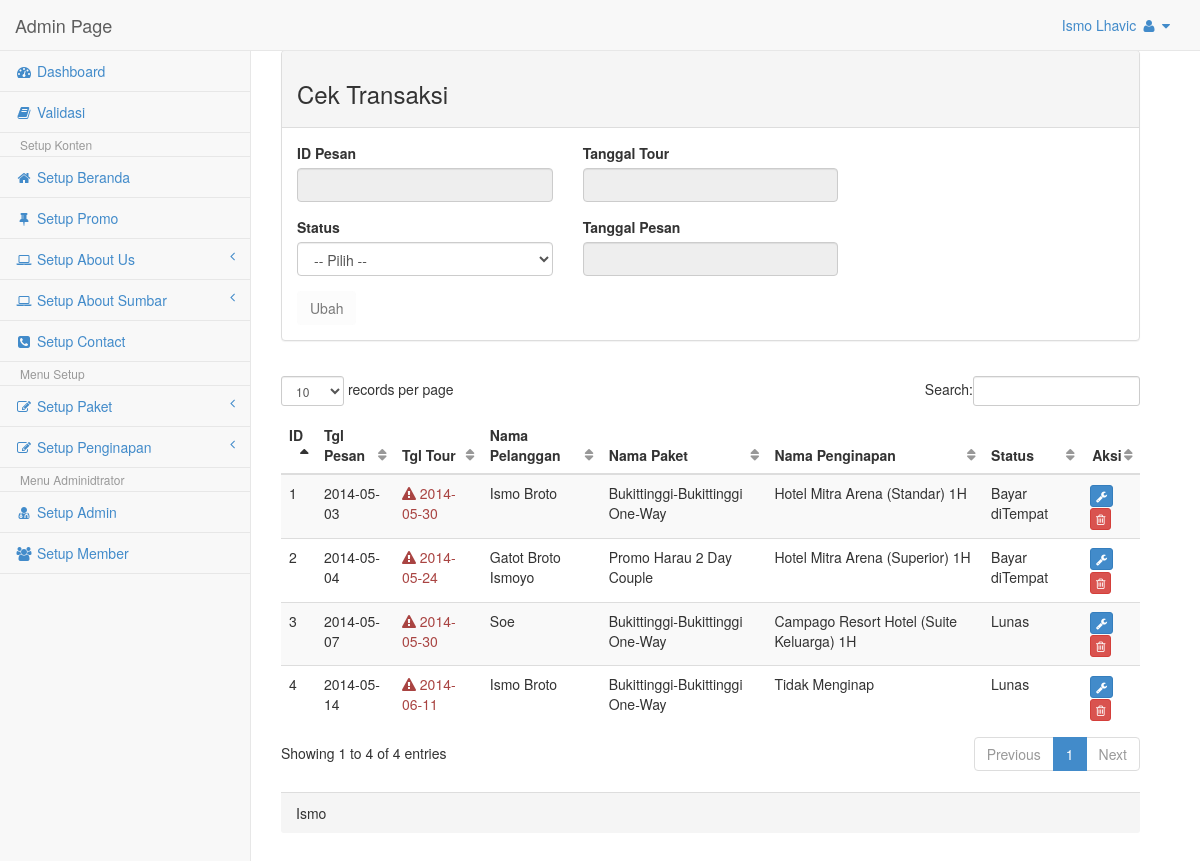
/Admin/cekTransaksi.php (signed in), run on the app's committed database.
### tables this page shows
CREATE TABLE IF NOT EXISTS `tbl_pesan` (
  `id_pesan` int(11) NOT NULL AUTO_INCREMENT,
  `id_user` int(11) NOT NULL,
  `id_paket` int(11) NOT NULL,
  `id_hotel` int(11) NOT NULL,
  `tgl_pesan` date NOT NULL,
  `tgl_tour` date NOT NULL,
  `status` char(2) NOT NULL DEFAULT 'S1',
  PRIMARY KEY (`id_pesan`)
);

CREATE TABLE IF NOT EXISTS `tbl_user` (
  `id_user` int(11) NOT NULL AUTO_INCREMENT,
  `nama_user` varchar(30) NOT NULL,
  `email_user` varchar(50) NOT NULL,
  `tipe_id` varchar(20) NOT NULL,
  `no_id` varchar(30) NOT NULL,
  `no_hp` varchar(14) NOT NULL,
  `no_rek` varchar(50) NOT NULL,
  `nama_rek` varchar(50) NOT NULL,
  `username` varchar(30) NOT NULL,
  `password` varchar(12) NOT NULL,
  `tgl_lahir` varchar(30) NOT NULL,
  `jekel` varchar(1) NOT NULL,
  `alamat` text NOT NULL,
  PRIMARY KEY (`id_user`),
  KEY `id_user` (`id_user`)
);

CREATE TABLE IF NOT EXISTS `tbl_paket` (
  `id_paket` int(11) NOT NULL AUTO_INCREMENT,
  `id_kategori` int(11) NOT NULL,
  `nama_paket` varchar(50) NOT NULL,
  `harga_paket` int(11) NOT NULL,
  `ket_paket` text NOT NULL,
  PRIMARY KEY (`id_paket`)
);

CREATE TABLE IF NOT EXISTS `tbl_hotel` (
  `id_hotel` int(11) NOT NULL AUTO_INCREMENT,
  `kd_daerah` varchar(6) NOT NULL,
  `hotel` varchar(100) NOT NULL,
  `bintang` tinyint(1) NOT NULL,
  `harga` int(11) NOT NULL,
  `ket_hotel` text NOT NULL,
  PRIMARY KEY (`id_hotel`)
);

### Admin/cekTransaksi.php (the view, shortened to what this page needs)
<?php session_start();
if(isset($_SESSION['user_admin'])){
	include "../config/koneksi.php";
	$level		=$_SESSION['level'];
?>
<!DOCTYPE html>
<html>
<head>
    <link href="css/bootstrap.min.css" rel="stylesheet">
    <link href="font-awesome/css/font-awesome.css" rel="stylesheet">
    <link href="css/plugins/dataTables/dataTables.bootstrap.css" rel="stylesheet">
    <link href="css/sb-admin.css" rel="stylesheet">
</head>
<body>
    <div id="wrapper">
       	<?php
			if($level=='admin'){
				include"nav.php";
			}else if($level=='operator'){
				include"nav_operator.php";
			}else{
				echo "Anda tidak punya hak access!! Hayoo!! sapa Loe??";
			}
		?>
        <div id="page-wrapper">
            <div class="row col-lg-12">
                <div class="panel panel-default">
                    <div class="panel-heading"><h3>Cek Transaksi</h3></div>
                    <div class="panel-body">
                        <form name="cekTransaksi" action="cekTransaksi.php" method="post" enctype="multipart/form-data">
                        <fieldset>
                        	<div class="row">
                            <div class="col-lg-4">
                                <div class="form-group">
                                    <label>ID Pesan</label>
                                    <input class="form-control" name="id" type="text" value="<?php if (isset($_GET['id'])){echo $ngisi['id_pesan'];}  ?>" readonly>
                                </div>
                                <div class="form-group">
                                    <label>Status</label>
                                    <select class="form-control" name="status">
                                    	<?php
                                        for($i=0; $i<=4; $i++){
											if($i==1){
												$value="S1";
												$salue="Menunggu";
											}else if($i==2){
												$value="S2";
												$salue="Lunas";
											}else if($i==3){
												$value="S3";
												$salue="Bayar diTempat";
											}else if($i==4){
												$value="S4";
												$salue="Telah Tour";
											}else{
												$value="";
												$salue="-- Pilih --";
											}
											if($ngisi['status']==$value){
												$sel= "selected";
											}else{
												$sel= "";
											}
											echo "<option value='$value' $sel>$salue</option>";
										}
										?>
                                    </select>
                                </div>
                            </div>
                            <div class="col-lg-4">
                                <div class="form-group">
                                    <label>Tanggal Tour</label>
                                    <input class="form-control" name="tgl_tour" type="text" value="<?php if (isset($_GET['id'])){echo $ngisi['tgl_tour'];} ?>" readonly>
                                </div>
                                <div class="form-group">
                                    <label>Tanggal Pesan</label>
                                    <input class="form-control" name="tgl_tour" type="text" value="<?php if (isset($_GET['id'])){echo $ngisi['tgl_pesan'];} ?>" readonly>
                                </div>
                       		</div>
                            </div>
                                <?php
                                    if (isset($_GET['id'])){
                                ?>
                                <input name="Edit" type="submit" value="Ubah" class="btn btn-info" data-hint="Klik untuk Edit Post">
                                </div>
                                <?php
                                    }else{
                                ?>
                                <input name="Edit" type="submit" value="Ubah" class="btn" disabled>
                                </div>
                                <?php
                                    }
                                ?>
                    </div>
                    <div class="panel-body">
                        <div class="row col-lg-13">
                        	<div class="table-responsive">
                        	<table class="table table-hover table-striped" id="dataTables-transaksi">
                                <thead>
                                    <tr>
                                        <th class="text-left">ID</th>
                                        <th class="text-left">Tgl Pesan</th>
                                        <th class="text-left">Tgl Tour</th>
                                        <th class="text-left">Nama Pelanggan</th>
                                        <th class="text-left">Nama Paket</th>
                                        <th class="text-left">Nama Penginapan</th>
                                        <th class="text-left">Status</th>
                                        <th class="text-center">Aksi</th>
                                    </tr>
                                </thead>
                                <tbody>
                                <?php
                                    $comot=mysqli_query($kon,"SELECT * FROM tbl_pesan, tbl_paket, tbl_hotel, tbl_user WHERE
														tbl_pesan.id_user=tbl_user.id_user AND tbl_pesan.id_paket=tbl_paket.id_paket AND
														tbl_pesan.id_hotel=tbl_hotel.id_hotel");
                                    while($isi_tbl=mysqli_fetch_array($comot))
                                    {
									$total_harga	=$isi_tbl['harga_paket']+$isi_tbl['harga'];
									$now= date("Y-m-d");
                                ?>
                                    <tr>
                                        <td><?php echo $isi_tbl['id_pesan'] ?></td>
                                        <td><?php echo $isi_tbl['tgl_pesan']; ?></td>
                                        <td><?php
										if($isi_tbl['tgl_tour']<$now){
											$txtS="Kadaluarsa!!";
											echo "<div class='tooltip-demo'><span data-toggle='tooltip' data-placement='top' title='".$txtS."'><div class='text-danger'><i class='fa fa-warning'></i>&nbsp".$isi_tbl['tgl_tour']."</div></span></div>";
										}else{
											echo $isi_tbl['tgl_tour'];
										}?></td>
                                        <td><?php echo $isi_tbl['nama_user']; ?></td>
                                        <td><div class="tooltip-demo"><span data-toggle="tooltip" data-placement="top"
											title="<?php echo $isi_tbl['harga_paket']; ?> IDR">
											<?php echo $isi_tbl['nama_paket']; ?></span></div>
										</td>
                                        <td><div class="tooltip-demo"><span data-toggle="tooltip" data-placement="top"
											title="<?php echo $isi_tbl['harga']; ?> IDR">
											<?php echo $isi_tbl['hotel']; ?></span></div>
										</td>
                                        <td><div class="tooltip-demo"><span data-toggle="tooltip" data-placement="top"
											title="Total Harga <?php echo $total_harga; ?> IDR">
											<?php
                                        	if($isi_tbl['status']=='S1'){
												$stat="Menunggu";
											}else if($isi_tbl['status']=='S2'){
												$stat="Lunas";
											}else if($isi_tbl['status']=='S3'){
												$stat="Bayar diTempat";
											}else if($isi_tbl['status']=='S4'){
												$stat="Telah Tour";
											}else{
												$stat="";
											}
											echo $stat;
											?></span></div>
										</td>
                                        <td>
										<div class="tooltip-demo">
                                        	<a href="cekTransaksi.php?id=<?php echo $isi_tbl[0]; ?>"><button type="button" class="btn btn-xs btn-primary" data-toggle="tooltip" data-placement="top" title="Edit Transaksi"><i class="fa fa-wrench"></i></button></a>
                                            <a href="delTransaksi.php?id=<?php echo $isi_tbl[0]; ?>"><button type="button" class="btn btn-xs btn-danger"data-toggle="tooltip" data-placement="top" title="Delete Transaksi"><i class="fa fa-trash-o"></i></button></a>
                                   		</div>
                                        </td>
                                    </tr>
                                <?php
                                    }
                                ?>
                                </tbody>
                            </table>
                            </div>
                        </div>
					</div>
                    <div class="panel-footer">Ismo</div>
                </div>
			</div>
        </div>
</body>
</html>
<?php
}else{
	session_destroy();
	header('Location:index.php?status=Silahkan Login');
}
?>

### Admin/nav.php (shortened to what this page needs)
<?php
	include "../config/koneksi.php";
	$username=$_SESSION['user_admin'];
	$comot_admin=mysqli_query($kon,"select nama from tbl_admin where user_admin='$username'");
	$ngisi_admin=mysqli_fetch_array($comot_admin);
?>
<nav class="navbar navbar-default navbar-fixed-top" role="navigation" style="margin-bottom: 0">
    <div class="navbar-header">
        <a class="navbar-brand" href="home.php">Admin Page</a>
    </div>
    <ul class="nav navbar-top-links navbar-right">
        <li class="dropdown">
            <a class="dropdown-toggle" data-toggle="dropdown" href="#"><?php echo $ngisi_admin['nama']; ?>
                <i class="fa fa-user fa-fw"></i>  <i class="fa fa-caret-down"></i>
            </a>
        </li>
    </ul>
    <div class="navbar-default navbar-static-side" role="navigation">
        <div class="sidebar-collapse">
            <ul class="nav" id="side-menu">
                <li><a href="home.php"><i class="fa fa-dashboard fa-fw"></i> Dashboard</a></li>
                <li><a href="cekTransaksi.php"><i class="fa fa-book fa-fw"></i> Validasi</a>
                <li class="dropdown-header">Setup Konten</li>
                <li><a href="setupBeranda.php"><i class="fa fa-home fa-fw"></i> Setup Beranda</a>
                <li><a href="setupSlider.php"><i class="fa fa-thumb-tack fa-fw"></i> Setup Promo</a>
                <li>
                    <a href="#"><i class="fa fa-laptop fa-fw"></i> Setup About Us<span class="fa arrow"></span></a>
                </li>
                <li>
                    <a href="#"><i class="fa fa-laptop fa-fw"></i> Setup About Sumbar<span class="fa arrow"></span></a>
                </li>
                <li><a href="setupContact.php"><i class="fa fa-phone-square fa-fw"></i> Setup Contact</a>
                <li class="dropdown-header">Menu Setup</li>
                <li>
                    <a href="#"><i class="fa fa-edit fa-fw"></i> Setup Paket<span class="fa arrow"></span></a>
                </li>
                <li>
                    <a href="#"><i class="fa fa-edit fa-fw"></i> Setup Penginapan<span class="fa arrow"></span></a>
                </li>
                <li class="dropdown-header">Menu Adminidtrator</li>
                <li><a href="setupAdmin.php"><i class="fa fa-user-md fa-fw"></i> Setup Admin</a>
                <li><a href="setupMember.php"><i class="fa fa-users fa-fw"></i> Setup Member</a>
            </ul>
        </div>
    </div>
</nav>

### Admin/css/sb-admin.css (style rules this page uses)
body { background-color: #f8f8f8; padding-top: 100px; }
@media (min-width:768px) { body { padding-top: 50px; } }
#wrapper { width: 100%; }
#page-wrapper { padding: 0 15px; min-height: 568px; background-color: #fff; }
@media (min-width:768px) { #page-wrapper { position: inherit; margin: 0 0 0 250px; padding: 0 30px; min-height: 1300px; border-left: 1px solid #e7e7e7; } }
.navbar-static-side ul li { border-bottom: 1px solid #e7e7e7; }
.navbar-top-links li { display: inline-block; }
.navbar-top-links li:last-child { margin-right: 15px; }
.navbar-top-links li a { padding: 15px; min-height: 50px; }
.arrow { float: right; }
.fa.arrow:before { content: "\f104"; }
@media (min-width:768px) { .navbar-static-side { z-index: 1; position: absolute; width: 250px; margin-top: 51px; } }
table.dataTable thead .sorting, table.dataTable thead .sorting_asc, table.dataTable thead .sorting_desc, table.dataTable thead .sorting_asc_disabled, table.dataTable thead .sorting_desc_disabled { background: transparent; }
table.dataTable thead .sorting_asc:after { content: "\f0de"; float: right; font-family: fontawesome; }
table.dataTable thead .sorting:after { content: "\f0dc"; float: right; font-family: fontawesome; color: rgba(50,50,50,.5); }

### data on the page
tbl_pesan: id_pesan "1", tgl_pesan "2014-05-03", tgl_tour "2014-05-30", id_user.nama_user "Ismo Broto", id_paket.nama_paket "Bukittinggi-Bukittinggi One-Way", id_hotel.hotel "Hotel Mitra Arena (Standar) 1H", status "Bayar diTempat"
tbl_pesan: id_pesan "2", tgl_pesan "2014-05-04", tgl_tour "2014-05-24", id_user.nama_user "Gatot Broto Ismoyo", id_paket.nama_paket "Promo Harau 2 Day Couple", id_hotel.hotel "Hotel Mitra Arena (Superior) 1H", status "Bayar diTempat"
tbl_pesan: id_pesan "3", tgl_pesan "2014-05-07", tgl_tour "2014-05-30", id_user.nama_user "Soe", id_paket.nama_paket "Bukittinggi-Bukittinggi One-Way", id_hotel.hotel "Campago Resort Hotel (Suite Keluarga) 1H", status "Lunas"
tbl_pesan: id_pesan "4", tgl_pesan "2014-05-14", tgl_tour "2014-06-11", id_user.nama_user "Ismo Broto", id_paket.nama_paket "Bukittinggi-Bukittinggi One-Way", id_hotel.hotel "Tidak Menginap", status "Lunas"

### other printed values
$ngisi_admin['nama'] "Ismo Lhavic"
form field status "-- Pilih --"
